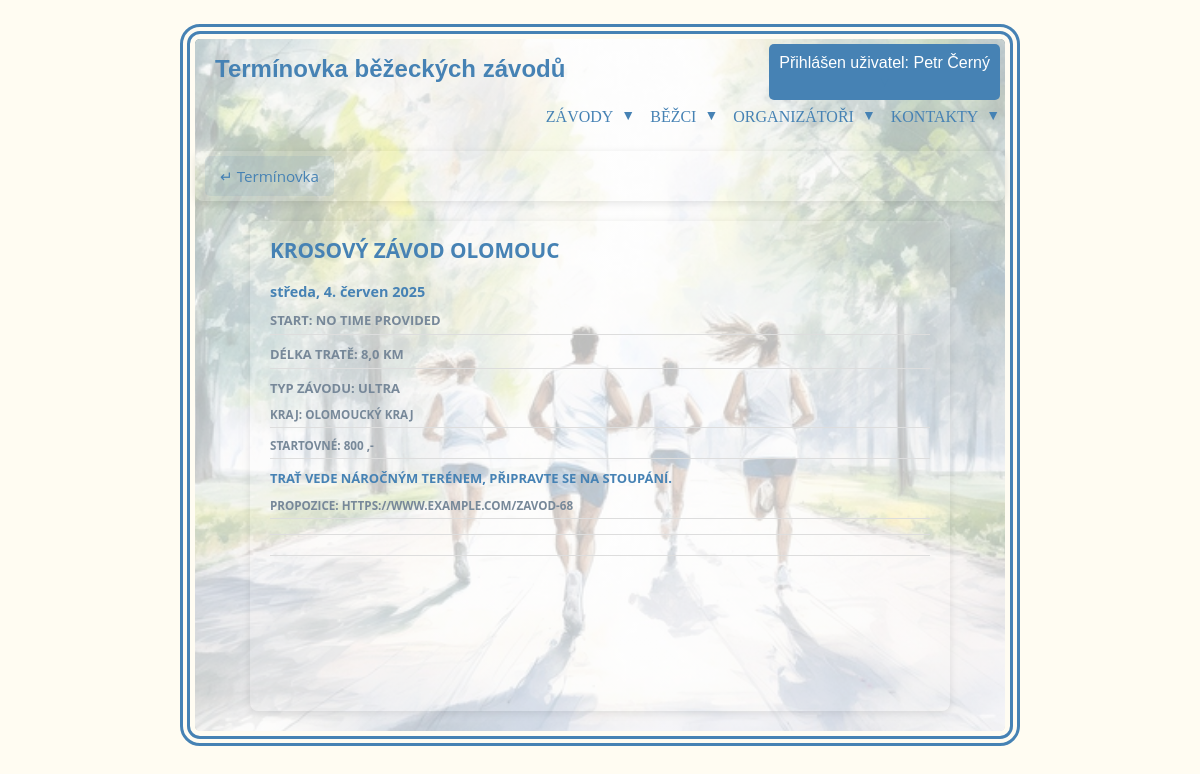
Before: /68/ (signed in) with the older database file.
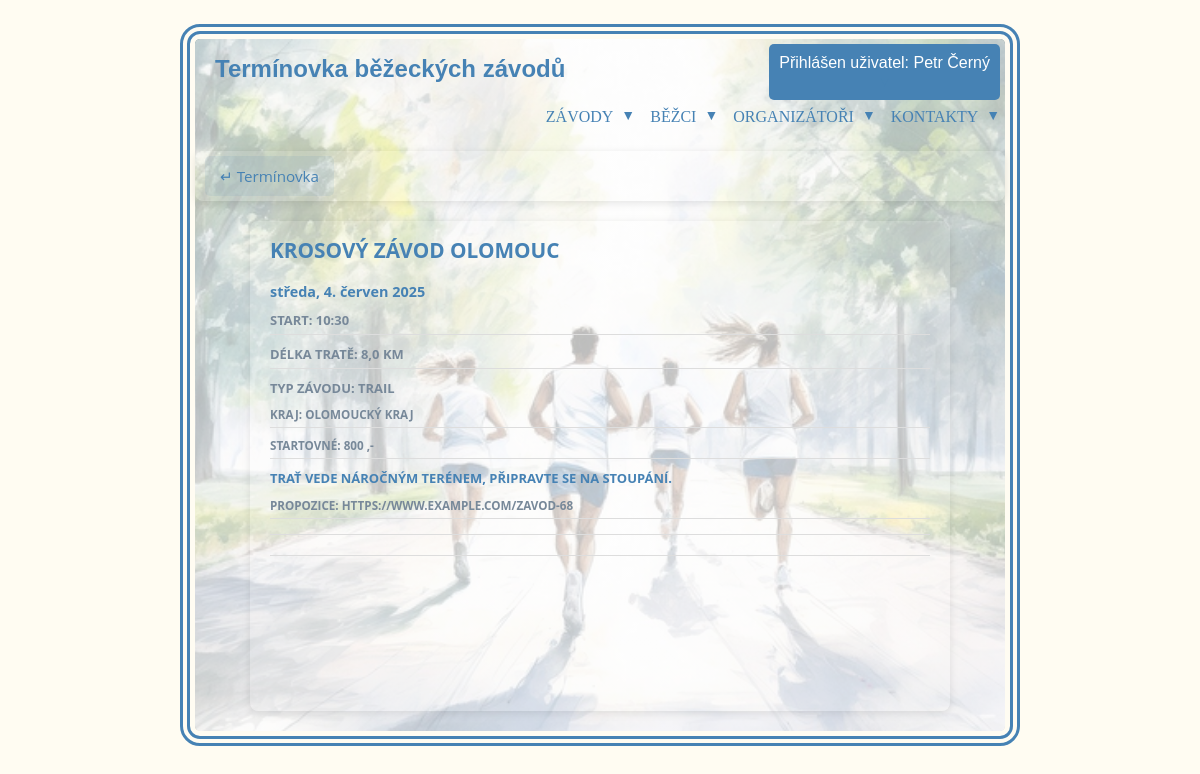
After: the same page with the newer database file.
### events/models.py (models this page shows, shortened)
class Event(models.Model):
    date_event = models.DateField(verbose_name='Datum události')
    name_event = models.CharField(max_length=30, verbose_name='Název události')
    description = models.TextField(verbose_name='Popis události')
    start_time = models.TimeField(verbose_name='Čas startu')
    distance = models.IntegerField(verbose_name='Vzdálenost')
    country = models.CharField(max_length=50, verbose_name='Země')
    city = models.CharField(max_length=50, verbose_name='Město')
    region = models.CharField(
        max_length=100,
        choices=[
            ('hlavní město Praha', 'hlavní město Praha'),
            ('Středočeský kraj', 'Středočeský kraj'),
            ('Jihočeský kraj', 'Jihočeský kraj'),
            ('Plzeňský kraj', 'Plzeňský kraj'),
            ('Karlovarský kraj', 'Karlovarský kraj'),
            ('Ústecký kraj', 'Ústecký kraj'),
            ('Liberecký kraj', 'Liberecký kraj'),
            ('Královéhradecký kraj', 'Královéhradecký kraj'),
            ('Pardubický kraj', 'Pardubický kraj'),
            ('Kraj Vysočina', 'Kraj Vysočina'),
            ('Jihomoravský kraj', 'Jihomoravský kraj'),
            ('Olomoucký kraj', 'Olomoucký kraj'),
            ('Moravskoslezský kraj', 'Moravskoslezský kraj'),
            ('Zlínský kraj', 'Zlínský kraj')
        ],
        verbose_name='Kraj'
    )
    typ_race = models.CharField(
        max_length=7,
        choices=[
            ('Silnice', 'Silnice'),
            ('Trail', 'Trail'),
            ('Mix', 'Smíšený')
        ],
        verbose_name='Typ závodu - povrch'
    )
    propozition = models.CharField(max_length=100, null=True, blank=True, verbose_name='Propozice')
    start_fee = models.IntegerField(null=True, blank=True, verbose_name='Startovné')
    organizer = models.ForeignKey(settings.AUTH_USER_MODEL, on_delete=models.CASCADE, limit_choices_to={'role': 'O'})
    class Meta:
        ordering = ['date_event']

### events/views.py (the view)
# urls.py: path('<int:pk>/', EventDetailView.as_view(), name='event_details'),
class EventDetailView(DetailView):
    model = Event
    template_name = 'event_details.html'
    context_object_name = 'event'

### events/templatetags/filters.py (called while the page is built)
@register.filter
def m_2_km(value):
    try:
        return value / 1000
    except (ValueError, TypeError):
        return value

@register.filter   # zobrazit formát času
def format_HHMM(value):
    if value is not None:
        return value.strftime('%H:%M')
    return 'No time provided'

### events/templates/event_details.html
{% extends "base.html" %}
{% load filters %}
{% block content %}
<div class="back-link-bar">
    <a href="{% url 'events_search' %}" class="back-link">↵ Termínovka</a>
</div>
<div class="writing-container_detail">
    <div class="name_event_detail">{{ event.name_event }}</div><br>
    <div class="date_event_detail">{{ event.date_event|date:"l, j. F Y" }}
    <div class="date_event basic_info_detail">Start:  {{event.start_time|format_HHMM}} </div>
    <div class="date_event basic_info_detail">Délka tratě:   {{event.distance|m_2_km}} km</div>
    <div class="date_event basic_info_detail">Typ závodu:   {{event.typ_race}}
    <div class="date_event basic_info_detail">Kraj:  {{event.region}}</div>
    <div class="date_event basic_info_detail">Startovné: {{event.start_fee|floatformat:0}} ,-</div>
    <div class="description_detail">{{ event.description }}</div>
    <div class="date_event basic_info_detail">Propozice: {{ event.propozition }}</div>
</div>
{% endblock %}

Changed rows visible on the page:
changed Event "KROSOVÝ ZÁVOD OLOMOUC": start_time "NO TIME PROVIDED" → "10:30"; typ_race "ULTRA" → "TRAIL"
